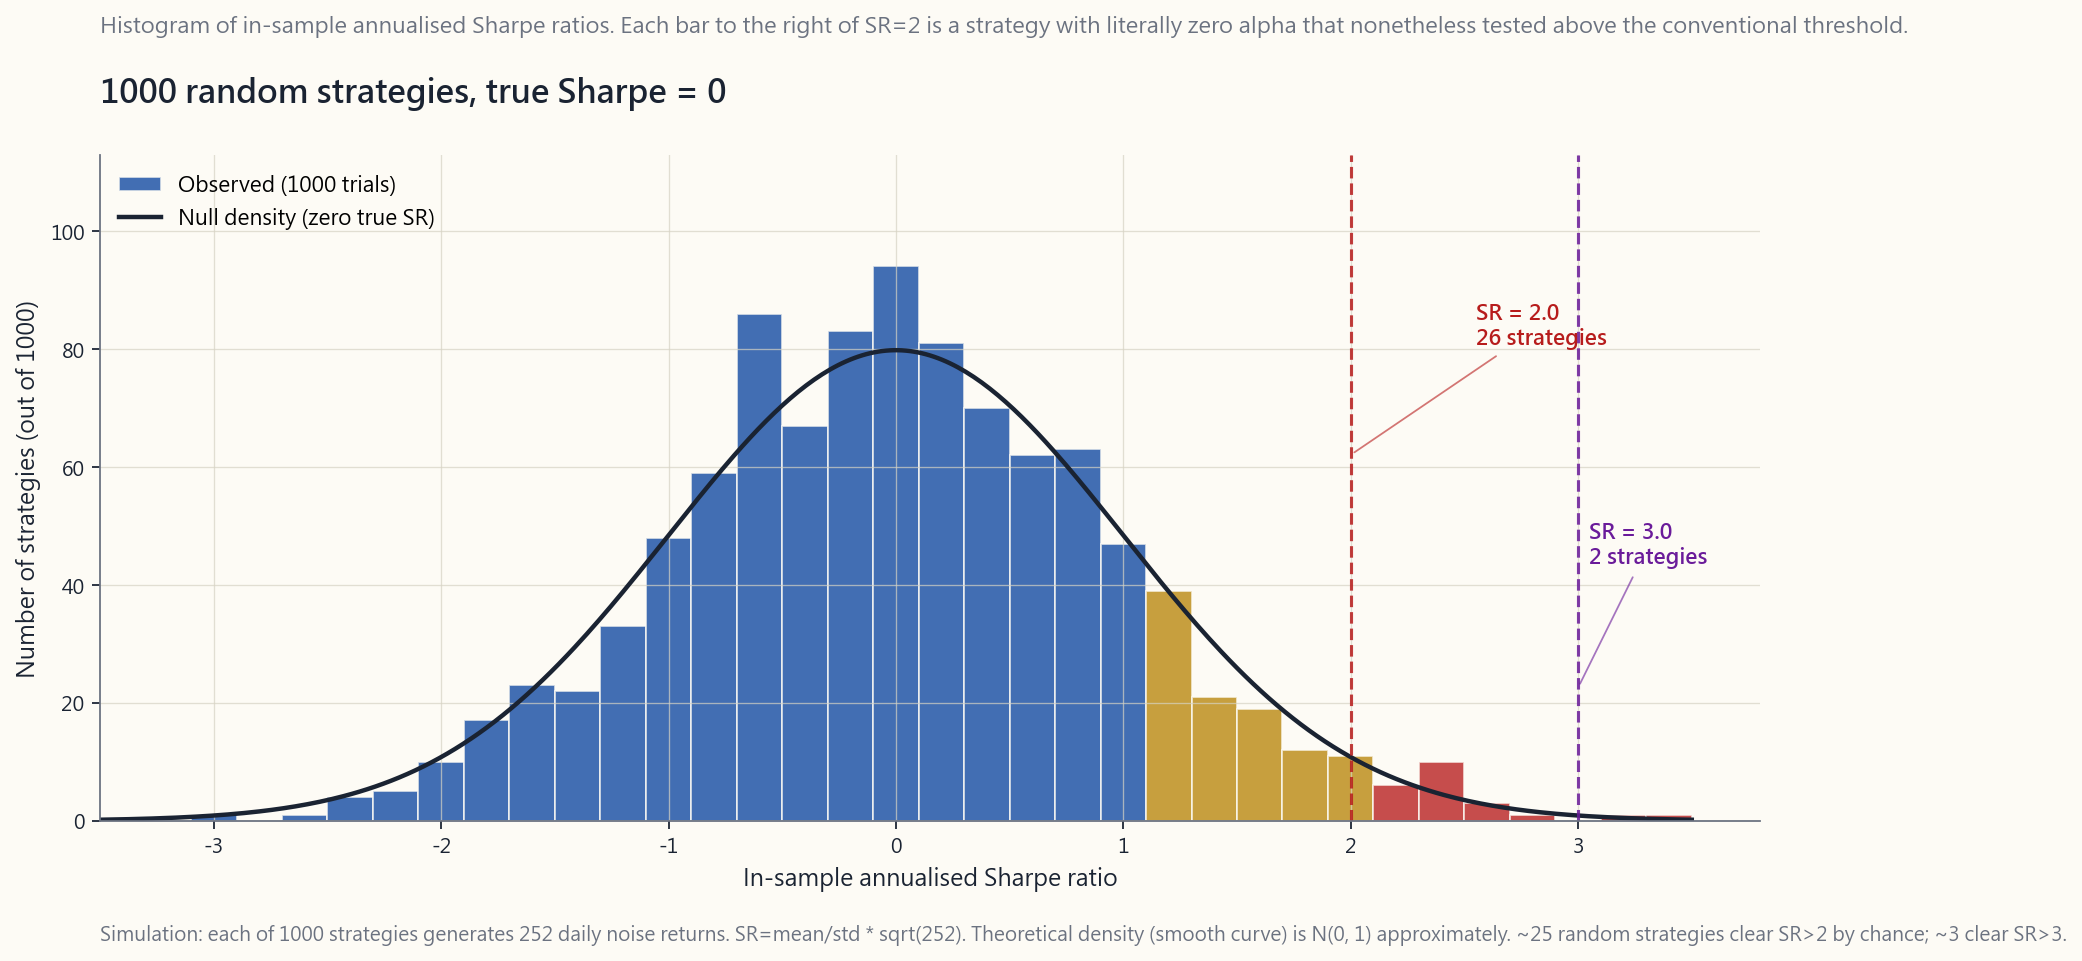

The Python source for this figure:
"""Week 46, §2.4 — Histogram of 1000 random-strategy in-sample Sharpe ratios
under the null (true SR = 0), with theoretical density overlaid and the
SR=2, SR=3 thresholds marked.

For T=252 daily observations and true SR=0, the SE of the annualised
estimated Sharpe is approximately 1.0. So out of 1000 random strategies,
about 25 will clear SR>2 and about 3 will clear SR>3 by pure chance.

Run:
    uv run python course/image/week46_deflated_sharpe.py
"""

from __future__ import annotations

import sys
from pathlib import Path

import matplotlib.pyplot as plt
import numpy as np

sys.path.insert(0, str(Path(__file__).resolve().parents[1]))

from scripts.chart_helpers import (  # noqa: E402
    PALETTE_LIGHT,
    render_for_all_locales,
    style_axes,
)

OUT_DIR = Path(__file__).parent
BASE = "week46_deflated_sharpe"

N_STRAT = 1000
T_DAYS = 252
DAILY_VOL = 0.01  # 1% daily vol -> ~16% annualised, irrelevant since SR is scale-free

LANG_STRINGS = {
    "en": {
        "title":    "1000 random strategies, true Sharpe = 0",
        "subtitle": "Histogram of in-sample annualised Sharpe ratios. Each bar to the right of SR=2 is a strategy with literally zero alpha that nonetheless tested above the conventional threshold.",
        "xlabel":   "In-sample annualised Sharpe ratio",
        "ylabel":   "Number of strategies (out of 1000)",
        "footer":   "Simulation: each of 1000 strategies generates 252 daily noise returns. SR=mean/std * sqrt(252). Theoretical density (smooth curve) is N(0, 1) approximately. ~25 random strategies clear SR>2 by chance; ~3 clear SR>3.",
        "thr2":     "SR = 2.0\n~25 strategies",
        "thr3":     "SR = 3.0\n~3 strategies",
        "null":     "Null density (zero true SR)",
        "obs":      "Observed (1000 trials)",
    },
    "hk": {
        "title":    "1000 個隨機策略,真實夏普 = 0",
        "subtitle": "1000 個隨機策略的樣本內年化夏普比直方圖。SR=2 右邊的每根柱代表一個真實 alpha 為零、卻測試出傳統門檻以上的策略。",
        "xlabel":   "樣本內年化夏普比",
        "ylabel":   "策略數量(共 1000)",
        "footer":   "模擬:每個策略生成 252 個每日噪聲回報。SR = 均值/標準差 * sqrt(252)。理論密度近似 N(0, 1)。約 25 個策略意外越過 SR>2;約 3 個越過 SR>3。",
        "thr2":     "SR = 2.0\n~25 個策略",
        "thr3":     "SR = 3.0\n~3 個策略",
        "null":     "虛無分佈(真實 SR = 0)",
        "obs":      "觀測值(1000 次試驗)",
    },
    "tw": {
        "title":    "1000 個隨機策略,真實夏普 = 0",
        "subtitle": "1000 個隨機策略的樣本內年化夏普比直方圖。SR=2 右邊的每根柱代表一個真實 alpha 為零、卻測試出傳統門檻以上的策略。",
        "xlabel":   "樣本內年化夏普比",
        "ylabel":   "策略數量(共 1000)",
        "footer":   "模擬:每個策略生成 252 個每日噪聲報酬。SR = 均值/標準差 * sqrt(252)。理論密度近似 N(0, 1)。約 25 個策略意外越過 SR>2;約 3 個越過 SR>3。",
        "thr2":     "SR = 2.0\n~25 個策略",
        "thr3":     "SR = 3.0\n~3 個策略",
        "null":     "虛無分布(真實 SR = 0)",
        "obs":      "觀測值(1000 次試驗)",
    },
    "cn": {
        "title":    "1000 个随机策略,真实夏普 = 0",
        "subtitle": "1000 个随机策略的样本内年化夏普比直方图。SR=2 右边的每根柱代表一个真实 alpha 为零、却测出传统门槛以上的策略。",
        "xlabel":   "样本内年化夏普比",
        "ylabel":   "策略数量(共 1000)",
        "footer":   "模拟:每个策略生成 252 个每日噪声回报。SR = 均值/标准差 * sqrt(252)。理论密度近似 N(0, 1)。约 25 个策略意外越过 SR>2;约 3 个越过 SR>3。",
        "thr2":     "SR = 2.0\n~25 个策略",
        "thr3":     "SR = 3.0\n~3 个策略",
        "null":     "虚无分布(真实 SR = 0)",
        "obs":      "观测值(1000 次试验)",
    },
}


def _simulate_sharpes(seed=20260429):
    rng = np.random.default_rng(seed)
    # Each row = one strategy with T_DAYS daily returns N(0, vol).
    rets = rng.normal(0.0, DAILY_VOL, size=(N_STRAT, T_DAYS))
    mu = rets.mean(axis=1)
    sd = rets.std(axis=1, ddof=1)
    daily_sr = mu / sd
    annual_sr = daily_sr * np.sqrt(T_DAYS)
    return annual_sr


def build_fig(s):
    p = PALETTE_LIGHT
    sharpes = _simulate_sharpes()

    fig, ax = plt.subplots(figsize=(11.2, 6.2), dpi=160)
    style_axes(ax, p)

    bins = np.arange(-3.5, 3.6, 0.2)
    counts, _, patches = ax.hist(
        sharpes, bins=bins, color=p["blue"], alpha=0.78,
        edgecolor=p["bg"], linewidth=0.8, label=s["obs"],
    )

    # Color tail bins (>2) in red.
    for patch, edge in zip(patches, bins[:-1]):
        if edge >= 2.0:
            patch.set_facecolor(p["red"])
        elif edge >= 1.0:
            patch.set_facecolor(p["accent"])

    # Theoretical N(0,1) density scaled to histogram total area.
    bin_width = bins[1] - bins[0]
    xs = np.linspace(-3.5, 3.5, 400)
    pdf = (1.0 / np.sqrt(2 * np.pi)) * np.exp(-0.5 * xs ** 2)
    pdf_count = pdf * N_STRAT * bin_width
    ax.plot(xs, pdf_count, color=p["fg"], linewidth=2.0,
            label=s["null"])

    # Threshold lines
    n_above_2 = int((sharpes > 2.0).sum())
    n_above_3 = int((sharpes > 3.0).sum())

    ax.axvline(2.0, color=p["red"], linestyle="--", linewidth=1.4, alpha=0.85)
    ax.axvline(3.0, color=p["purple"], linestyle="--", linewidth=1.4, alpha=0.85)

    ymax = counts.max() * 1.20
    ax.set_ylim(0, ymax)

    # Annotation boxes for thresholds
    text_y = ymax * 0.78
    txt2 = s["thr2"].replace("~25", f"{n_above_2}")
    txt3 = s["thr3"].replace("~3", f"{n_above_3}")
    ax.annotate(
        txt2, xy=(2.0, ymax * 0.55), xytext=(2.55, text_y),
        fontsize=9.5, color=p["red"], fontweight="bold",
        ha="left", va="top",
        arrowprops=dict(arrowstyle="-", color=p["red"], lw=0.8, alpha=0.6),
    )
    ax.annotate(
        txt3, xy=(3.0, ymax * 0.20), xytext=(3.05, ymax * 0.45),
        fontsize=9.5, color=p["purple"], fontweight="bold",
        ha="left", va="top",
        arrowprops=dict(arrowstyle="-", color=p["purple"], lw=0.8, alpha=0.6),
    )

    ax.set_xlabel(s["xlabel"], fontsize=10.5, color=p["fg"])
    ax.set_ylabel(s["ylabel"], fontsize=10.5, color=p["fg"])
    ax.set_xlim(-3.5, 3.8)
    ax.legend(loc="upper left", fontsize=9.5, frameon=False)

    ax.set_title(s["title"], pad=24, fontsize=14.5, weight="bold",
                 color=p["fg"], loc="left")
    fig.text(0.06, 0.93, s["subtitle"], ha="left",
             fontsize=10, color=p["muted"], style="italic")
    fig.text(0.06, 0.015, s["footer"], fontsize=8.8, color=p["muted"])
    fig.tight_layout(rect=[0, 0.04, 1, 0.91])
    return fig


if __name__ == "__main__":
    paths = render_for_all_locales(BASE, OUT_DIR, build_fig, LANG_STRINGS)
    for pth in paths:
        print(f"wrote {pth}")
